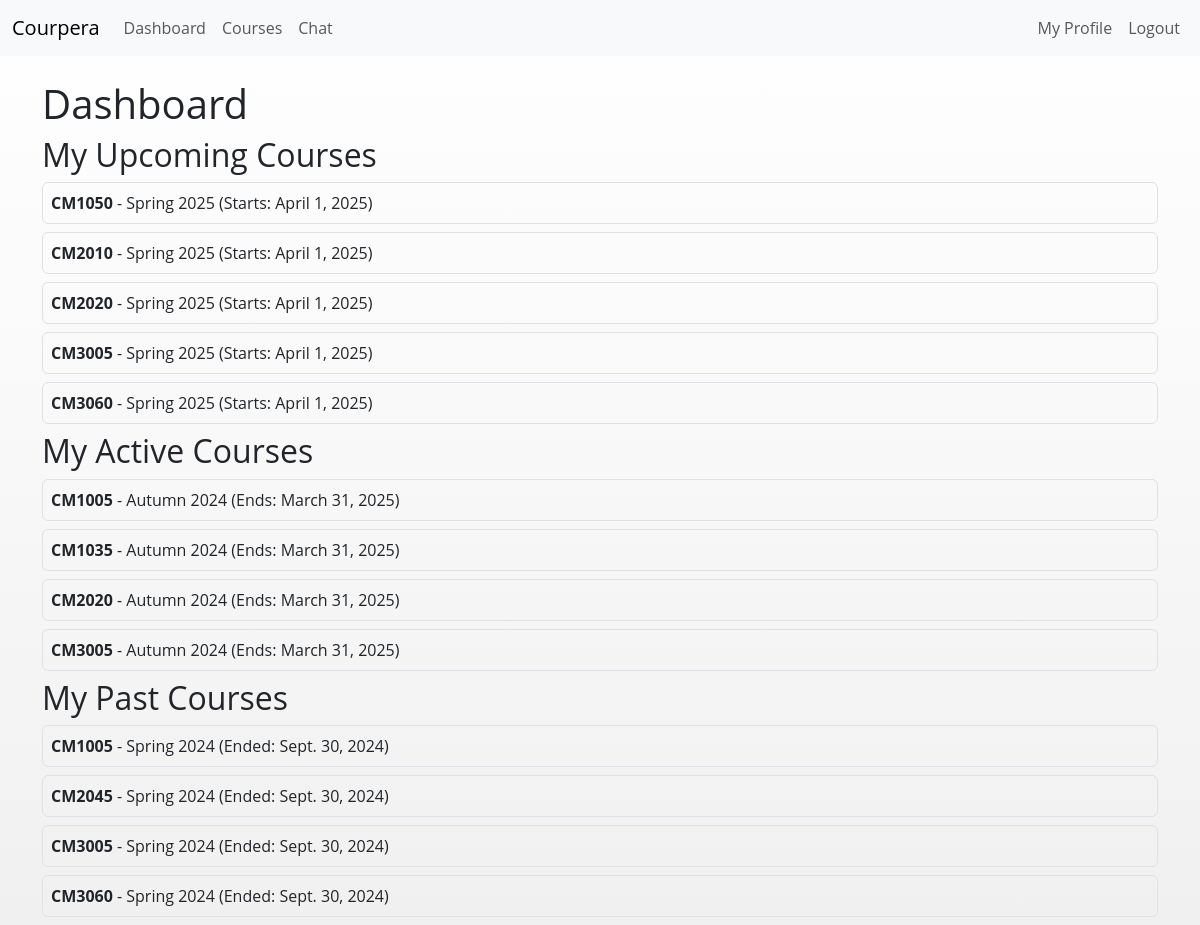
The page /dashboard/ (signed in) on the database its author committed.
### courses/models.py (models this page shows, shortened)
class Enrollment(models.Model):
    student = models.ForeignKey(
        settings.AUTH_USER_MODEL,
        on_delete=models.CASCADE,
        related_name='enrollments'
    )
    course_instance = models.ForeignKey(
        CourseInstance,
        on_delete=models.CASCADE,
        related_name='enrollments'
    )
    enrolled_on = models.DateTimeField(default=timezone.now)
    class Meta:
        unique_together = ('student', 'course_instance')

class CourseInstance(models.Model):
    SEMESTER_CHOICES = [
        ('Spring 2024', 'Spring 2024'),
        ('Autumn 2024', 'Autumn 2024'),
        ('Spring 2025', 'Spring 2025'),
    ]
    STATUS_CHOICES = [
        ('Active', 'Active'),
        ('Past', 'Past'),
        ('Upcoming', 'Upcoming'),
    ]
    course = models.ForeignKey(Course, on_delete=models.CASCADE, related_name='instances')
    semester = models.CharField(max_length=20, choices=SEMESTER_CHOICES)
    start_date = models.DateField()
    end_date = models.DateField()
    status = models.CharField(max_length=10, choices=STATUS_CHOICES, blank=True)
    instructor = models.ForeignKey(
        settings.AUTH_USER_MODEL,
        on_delete=models.SET_NULL,
        null=True,
        related_name='course_instances'
    )

class Course(models.Model):
    name = models.CharField(max_length=20, unique=True)
    description = models.TextField(blank=True)
    created_by = models.ForeignKey(
        settings.AUTH_USER_MODEL,
        on_delete=models.SET_NULL,
        null=True,
        blank=True,
        related_name='created_courses'
    )

### pages/views.py (the view)
# urls.py: path('dashboard/', views.dashboard_view, name='dashboard'),
def dashboard_view(request):
    enrollments = request.user.enrollments.all() if request.user.is_authenticated else None
    return render(request, 'dashboard.html', {'enrollments': enrollments})

### templates/dashboard.html (shortened to what this page needs)
{% extends 'base.html' %}
{% block content %}
  <h1>Dashboard</h1>
  <h2>My Upcoming Courses</h2>
  {% for enrollment in enrollments %}
    {% if enrollment.course_instance.status == "Upcoming" %}
      <div class="mb-2 p-2 border rounded">
        <strong>{{ enrollment.course_instance.course.name }}</strong>
         - {{ enrollment.course_instance.semester }}
        (Starts: {{ enrollment.course_instance.start_date }})
      </div>
    {% endif %}
  {% endfor %}
  <h2>My Active Courses</h2>
  {% for enrollment in enrollments %}
    {% if enrollment.course_instance.status == "Active" %}
      <div class="mb-2 p-2 border rounded">
        <strong>{{ enrollment.course_instance.course.name }}</strong>
         - {{ enrollment.course_instance.semester }}
        (Ends: {{ enrollment.course_instance.end_date }})
      </div>
    {% endif %}
  {% endfor %}
  <h2>My Past Courses</h2>
  {% for enrollment in enrollments %}
    {% if enrollment.course_instance.status == "Past" %}
      <div class="mb-2 p-2 border rounded">
        <strong>{{ enrollment.course_instance.course.name }}</strong>
         - {{ enrollment.course_instance.semester }}
        (Ended: {{ enrollment.course_instance.end_date }})
      </div>
    {% endif %}
  {% endfor %}
{% endblock %}

### templates/base.html (style rules this page uses)
body { background: linear-gradient(180deg, #ffffff 0%, #f8f8f8 50%, #f0f0f0 100%); font-family: "Open Sans", Arial, sans-serif; }

### rows shown on the page
Enrollment: course_instance.course.name "CM1050", course_instance.semester "Spring 2025", course_instance.start_date "April 1, 2025"
Enrollment: course_instance.course.name "CM2010", course_instance.semester "Spring 2025", course_instance.start_date "April 1, 2025"
Enrollment: course_instance.course.name "CM2020", course_instance.semester "Spring 2025", course_instance.start_date "April 1, 2025"
Enrollment: course_instance.course.name "CM3005", course_instance.semester "Spring 2025", course_instance.start_date "April 1, 2025"
Enrollment: course_instance.course.name "CM3060", course_instance.semester "Spring 2025", course_instance.start_date "April 1, 2025"
Enrollment: course_instance.course.name "CM1005", course_instance.semester "Autumn 2024", course_instance.end_date "March 31, 2025"
Enrollment: course_instance.course.name "CM1035", course_instance.semester "Autumn 2024", course_instance.end_date "March 31, 2025"
Enrollment: course_instance.course.name "CM2020", course_instance.semester "Autumn 2024", course_instance.end_date "March 31, 2025"
Enrollment: course_instance.course.name "CM3005", course_instance.semester "Autumn 2024", course_instance.end_date "March 31, 2025"
Enrollment: course_instance.course.name "CM1005", course_instance.semester "Spring 2024", course_instance.end_date "Sept. 30, 2024"
Enrollment: course_instance.course.name "CM2045", course_instance.semester "Spring 2024", course_instance.end_date "Sept. 30, 2024"
Enrollment: course_instance.course.name "CM3005", course_instance.semester "Spring 2024", course_instance.end_date "Sept. 30, 2024"
Enrollment: course_instance.course.name "CM3060", course_instance.semester "Spring 2024", course_instance.end_date "Sept. 30, 2024"
